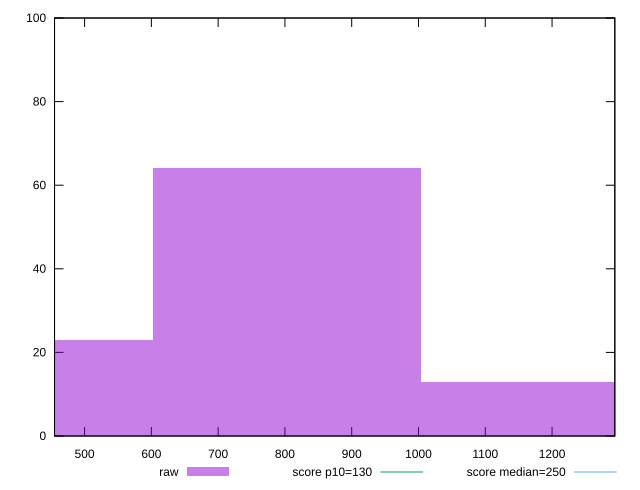

This chart was generated by the following gnuplot code:
reset

$raw <<EOF
401.6080664064181 23
803.2161328128362 64
1204.8241992192543 13
EOF

set key outside below
set boxwidth 401.6080664064181
set xrange [455:1293.999999999999]
set yrange [0:100]
set trange [0:100]
set style fill transparent solid 0.5 noborder

set parametric
set terminal svg size 640, 490 enhanced background rgb 'white'
set output "reports/report_00028_2021-02-24T12-49-42.674Z/max-potential-fid/samples/astro/raw/histogram.svg"

plot $raw title "raw" with boxes, \
     130,t title "score p10=130", \
     250,t title "score median=250"

reset
